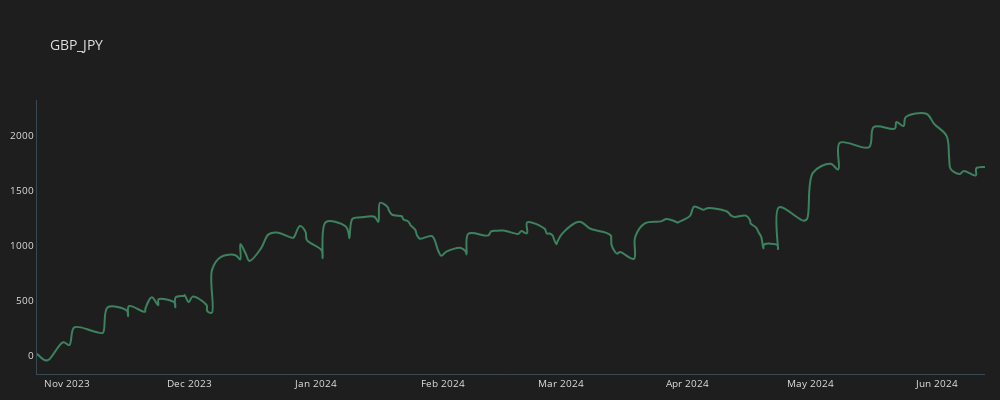

Notebook source saved alongside this figure:
### Code cell
plot_line(trades_GBP_JPY, "GBP_JPY")

### Figure 1 — Plotly figure (JSON) as saved in the notebook; plotly's stock layout.template omitted (floating-point values rounded to 4 significant figures; data arrays with more than 128 entries replaced by an {"elided": "..."} marker saying what was removed)
{"data": [{"line": {"color": "#3d825f", "shape": "spline", "width": 2}, "mode": "lines", "name": "GBP_JPY", "type": "scatter", "x": {"elided": "151 str values"}, "y": {"elided": "151 float values"}}], "layout": {"font": {"color": "#e1e1e1", "size": 10}, "height": 400, "margin": {"b": 10, "l": 15, "r": 15}, "paper_bgcolor": "#1e1e1e", "plot_bgcolor": "#1e1e1e", "title": {"text": "GBP_JPY"}, "width": 1000, "xaxis": {"linecolor": "#3a4a54", "linewidth": 1, "showgrid": false, "zeroline": false}, "yaxis": {"linecolor": "#3a4a54", "linewidth": 1, "showgrid": false, "zeroline": false}}}
